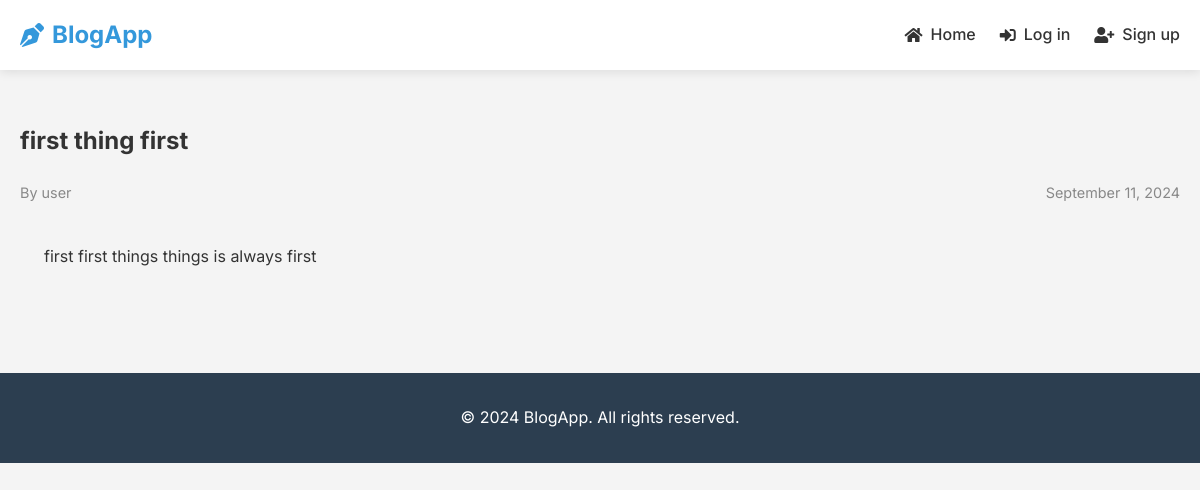
Screenshot of /post/7/ with the database file from the repository.
### blog/models.py (models this page shows, shortened)
class Post(models.Model):
    PENDING = 'Pending'
    APPROVED = 'Approved'
    REJECTED = 'Rejected'
    STATUS_CHOICES = [
        (PENDING, 'Pending'),
        (APPROVED, 'Approved'),
        (REJECTED, 'Rejected'),
    ]
    title = models.CharField(max_length=150) #Post title
    content = models.TextField() # Post Content
    created_at = models.DateTimeField(auto_now_add=True) #creation time
    author = models.ForeignKey(User, on_delete=models.CASCADE, default='')
    status = models.CharField(max_length=10, choices=STATUS_CHOICES, default=PENDING)

### blog/views.py (the view)
# urls.py: path('post/<int:pk>/', views.post_detail, name='post_detail'),
def post_detail(request, pk):
    post = get_object_or_404(Post, pk=pk)
    return render(request, 'post_detail.html', {'post': post})

### blog/templates/post_detail.html (shortened to what this page needs)
{% extends 'base.html' %}
{% block content %}
    <article class="post-detail">
        <h1>{{ post.title }}</h1>
        <div class="post-meta">
            <span>By {{ post.author.username }}</span>
            <span>{{ post.created_at|date:"F d, Y" }}</span>
        </div>
        <div class="post-content">
            {{ post.content|linebreaks }}
        </div>
    </article>
{% endblock %}

### blog/static/css/style.css (style rules this page uses)
:root { --primary-color: #3498db; --secondary-color: #2c3e50; --background-color: #f4f4f4; --text-color: #333; --light-gray: #e0e0e0; --white: #ffffff; --shadow: 0 2px 10px rgba(0,0,0,0.1); --accent-color: #e74c3c; }
body { font-family: 'Inter', sans-serif; line-height: 1.6; color: var(--text-color); background-color: var(--background-color); margin: 0; padding: 0; }
.post-content { padding: 1.5rem; flex-grow: 1; display: flex; flex-direction: column; }
.post-meta { font-size: 0.9rem; color: var(--secondary-color); margin-top: auto; display: flex; justify-content: space-between; align-items: center; }
.post-content { padding: 1.5rem; flex-grow: 1; }
.post-meta { font-size: 0.9rem; color: #888; display: flex; justify-content: space-between; }

### rows the page displays
Post: title "first thing first", author.username "user", created_at "September 11, 2024", content "first first things things is always first"
